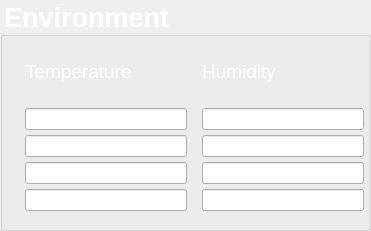
   <widget class="QGroupBox" name="groupBox_3">
    <property name="geometry">
     <rect>
      <x>10</x>
      <y>200</y>
      <width>371</width>
      <height>231</height>
     </rect>
    </property>
    <property name="font">
     <font>
      <pointsize>20</pointsize>
      <weight>75</weight>
      <bold>true</bold>
     </font>
    </property>
    <property name="styleSheet">
     <string notr="true">QGroupBox {
color: #FFFFFF;
}</string>
    </property>
    <property name="title">
     <string>Environment</string>
    </property>
    <widget class="QWidget" name="gridLayoutWidget_3">
     <property name="geometry">
      <rect>
       <x>10</x>
       <y>40</y>
       <width>354</width>
       <height>171</height>
      </rect>
     </property>
     <layout class="QGridLayout" name="gridLayout_3" columnstretch="0,0,0">
      <property name="horizontalSpacing">
       <number>15</number>
      </property>
      <property name="verticalSpacing">
       <number>5</number>
      </property>
      <item row="3" column="1">
       <widget class="caLineEdit" name="calineedit_14">
        <property name="text">
         <string/>
        </property>
        <property name="alignment">
         <set>Qt::AlignCenter</set>
        </property>
        <property name="channel" stdset="0">
         <string notr="true">ENV:LEGEND:temp</string>
        </property>
        <property name="background" stdset="0">
         <color alpha="0">
          <red>255</red>
          <green>255</green>
          <blue>255</blue>
         </color>
        </property>
        <property name="precision" stdset="0">
         <number>1</number>
        </property>
        <property name="maxValue" stdset="0">
         <double>100.000000000000000</double>
        </property>
        <property name="minValue" stdset="0">
         <double>0.000000000000000</double>
        </property>
        <property name="unitsEnabled" stdset="0">
         <bool>true</bool>
        </property>
       </widget>
      </item>
      <item row="3" column="2">
       <widget class="caLineEdit" name="calineedit_15">
        <property name="text">
         <string/>
        </property>
        <property name="alignment">
         <set>Qt::AlignCenter</set>
        </property>
        <property name="channel" stdset="0">
         <string notr="true">ENV:LEGEND:humid</string>
        </property>
        <property name="background" stdset="0">
         <color alpha="0">
          <red>255</red>
          <green>255</green>
          <blue>255</blue>
         </color>
        </property>
        <property name="precision" stdset="0">
         <number>1</number>
        </property>
        <property name="unitsEnabled" stdset="0">
         <bool>true</bool>
        </property>
       </widget>
      </item>
      <item row="0" column="2">
       <widget class="QLabel" name="label_6">
        <property name="font">
         <font>
          <pointsize>14</pointsize>
          <weight>50</weight>
          <bold>false</bold>
         </font>
        </property>
        <property name="styleSheet">
         <string notr="true">QLabel {color: #FFFFFF;}</string>
        </property>
        <property name="text">
         <string>Humidity</string>
        </property>
       </widget>
      </item>
      <item row="0" column="1">
       <widget class="QLabel" name="label_5">
        <property name="font">
         <font>
          <pointsize>14</pointsize>
          <weight>50</weight>
          <bold>false</bold>
         </font>
        </property>
        <property name="styleSheet">
         <string notr="true">QLabel {color: #FFFFFF;}</string>
        </property>
        <property name="text">
         <string>Temperature</string>
        </property>
       </widget>
      </item>
      <item row="5" column="1">
       <widget class="caLineEdit" name="calineedit_17">
        <property name="text">
         <string/>
        </property>
        <property name="alignment">
         <set>Qt::AlignCenter</set>
        </property>
        <property name="channel" stdset="0">
         <string notr="true">ENV:FRONTEND:temp</string>
        </property>
        <property name="background" stdset="0">
         <color alpha="0">
          <red>255</red>
          <green>255</green>
          <blue>255</blue>
         </color>
        </property>
        <property name="precision" stdset="0">
         <number>1</number>
        </property>
        <property name="unitsEnabled" stdset="0">
         <bool>true</bool>
        </property>
       </widget>
      </item>
      <item row="4" column="1">
       <widget class="caLineEdit" name="calineedit_16">
        <property name="text">
         <string/>
        </property>
        <property name="alignment">
         <set>Qt::AlignCenter</set>
        </property>
        <property name="channel" stdset="0">
         <string notr="true">ENV:NOPA:temp</string>
        </property>
        <property name="background" stdset="0">
         <color alpha="0">
          <red>255</red>
          <green>255</green>
          <blue>255</blue>
         </color>
        </property>
        <property name="precision" stdset="0">
         <number>1</number>
        </property>
        <property name="maxValue" stdset="0">
         <double>100.000000000000000</double>
        </property>
        <property name="unitsEnabled" stdset="0">
         <bool>true</bool>
        </property>
       </widget>
      </item>
      <item row="4" column="2">
       <widget class="caLineEdit" name="calineedit_18">
        <property name="text">
         <string/>
        </property>
        <property name="alignment">
         <set>Qt::AlignCenter</set>
        </property>
        <property name="channel" stdset="0">
         <string notr="true">ENV:NOPA:humid</string>
        </property>
        <property name="background" stdset="0">
         <color alpha="0">
          <red>255</red>
          <green>255</green>
          <blue>255</blue>
         </color>
        </property>
        <property name="precision" stdset="0">
         <number>1</number>
        </property>
        <property name="unitsEnabled" stdset="0">
         <bool>true</bool>
        </property>
       </widget>
      </item>
      <item row="5" column="2">
       <widget class="caLineEdit" name="calineedit_19">
        <property name="text">
         <string/>
        </property>
        <property name="alignment">
         <set>Qt::AlignCenter</set>
        </property>
        <property name="channel" stdset="0">
         <string notr="true">ENV:FRONTEND:humid</string>
        </property>
        <property name="background" stdset="0">
         <color alpha="0">
          <red>255</red>
          <green>255</green>
          <blue>255</blue>
         </color>
        </property>
        <property name="precision" stdset="0">
         <number>1</number>
        </property>
        <property name="unitsEnabled" stdset="0">
         <bool>true</bool>
        </property>
       </widget>
      </item>
      <item row="6" column="2">
       <widget class="caLineEdit" name="calineedit_20">
        <property name="text">
         <string/>
        </property>
        <property name="alignment">
         <set>Qt::AlignCenter</set>
        </property>
        <property name="channel" stdset="0">
         <string notr="true">ENV:SPECTR:humid</string>
        </property>
        <property name="background" stdset="0">
         <color alpha="0">
          <red>255</red>
          <green>255</green>
          <blue>255</blue>
         </color>
        </property>
        <property name="precision" stdset="0">
         <number>1</number>
        </property>
        <property name="unitsEnabled" stdset="0">
         <bool>true</bool>
        </property>
       </widget>
      </item>
      <item row="6" column="1">
       <widget class="caLineEdit" name="calineedit_21">
        <property name="text">
         <string/>
        </property>
        <property name="alignment">
         <set>Qt::AlignCenter</set>
        </property>
        <property name="channel" stdset="0">
         <string notr="true">ENV:SPECTR:temp</string>
        </property>
        <property name="background" stdset="0">
         <color alpha="0">
          <red>255</red>
          <green>255</green>
          <blue>255</blue>
         </color>
        </property>
        <property name="precision" stdset="0">
         <number>1</number>
        </property>
        <property name="unitsEnabled" stdset="0">
         <bool>true</bool>
        </property>
       </widget>
      </item>
      <item row="3" column="0">
       <widget class="caRelatedDisplay" name="carelateddisplay_20" native="true">
        <property name="label" stdset="0">
         <string notr="true"/>
        </property>
        <property name="labels" stdset="0">
         <string>LEGEND</string>
        </property>
        <property name="files" stdset="0">
         <string>Environment.ui</string>
        </property>
        <property name="args" stdset="0">
         <string>P=LEGEND;</string>
        </property>
       </widget>
      </item>
      <item row="6" column="0">
       <widget class="caRelatedDisplay" name="carelateddisplay_21" native="true">
        <property name="label" stdset="0">
         <string notr="true"/>
        </property>
        <property name="labels" stdset="0">
         <string>SPECTR</string>
        </property>
        <property name="files" stdset="0">
         <string>Environment.ui</string>
        </property>
        <property name="args" stdset="0">
         <string>P=SPECTR;</string>
        </property>
       </widget>
      </item>
      <item row="4" column="0">
       <widget class="caRelatedDisplay" name="carelateddisplay_22" native="true">
        <property name="label" stdset="0">
         <string notr="true"/>
        </property>
        <property name="labels" stdset="0">
         <string>NOPA</string>
        </property>
        <property name="files" stdset="0">
         <string>Environment.ui</string>
        </property>
        <property name="args" stdset="0">
         <string>P=NOPA;</string>
        </property>
       </widget>
      </item>
      <item row="5" column="0">
       <widget class="caRelatedDisplay" name="carelateddisplay_23" native="true">
        <property name="label" stdset="0">
         <string notr="true"/>
        </property>
        <property name="labels" stdset="0">
         <string>FRONTEND</string>
        </property>
        <property name="files" stdset="0">
         <string>Environment.ui</string>
        </property>
        <property name="args" stdset="0">
         <string>P=FRONTEND;</string>
        </property>
       </widget>
      </item>
     </layout>
    </widget>
   </widget>
